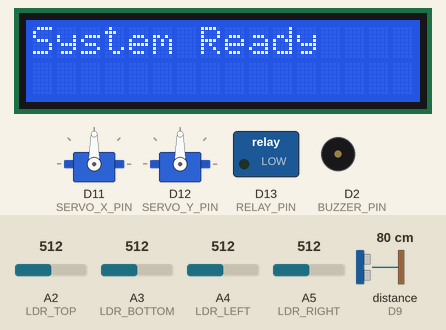
This sketch was run on a simulated Arduino Uno R4 WiFi. Shown: 2 × servo, 16×2 character LCD, switched loads named in the sketch (green lamp = pin HIGH), buzzer (waves = sounding, pin HIGH). The test bench sets the inputs (shaded band); at power-on: distance to the obstacle (sensor on D9) 80 cm, A2 (LDR_TOP) = 512, A4 (LDR_LEFT) = 512, A3 (LDR_BOTTOM) = 512, A5 (LDR_RIGHT) = 512. The echo pulse lasts 58.3 µs per cm; WiFi joins after 1.5 s; servers stay silent unless stated; pins used as bus, display or sensor lines are not drawn; what the sketch prints to the serial monitor is not drawn.

Above: at 16.1 s.
At 19.2 s:
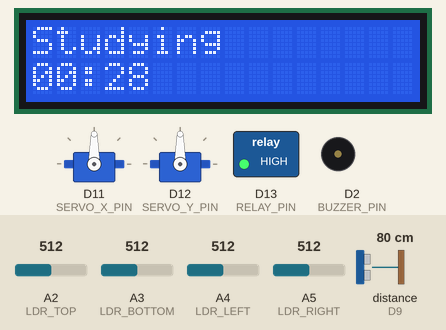
19.3 s: distance to the obstacle (sensor on D9) set to 86 cm
At 21.2 s:
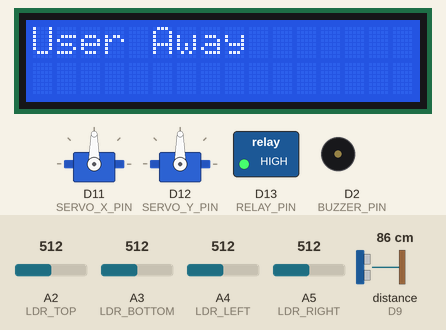
21.5 s: distance to the obstacle (sensor on D9) set to 2 cm
At 22.8 s:
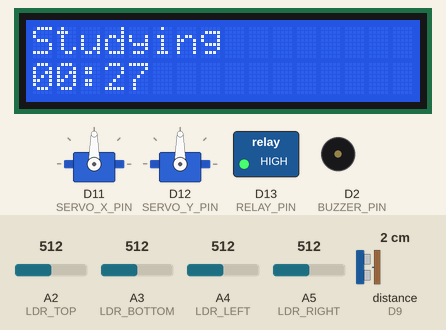
24.5 s: A2 (LDR_TOP) set to 598
26.5 s: A2 (LDR_TOP) set to 623
At 28.01 s:
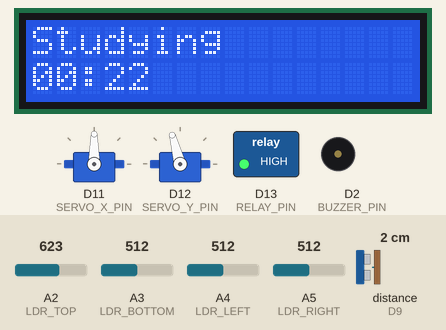
29.2 s: A4 (LDR_LEFT) set to 605
31.2 s: A4 (LDR_LEFT) set to 626
At 31.35 s:
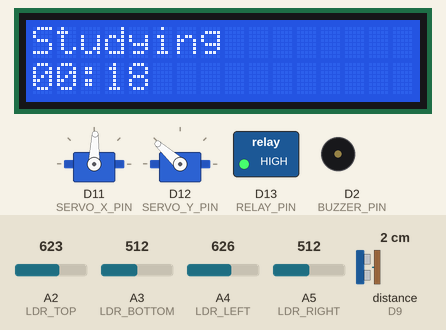
Timing chart, 0 to 37.1 s (numbered marks = the images above; inputs shaded):
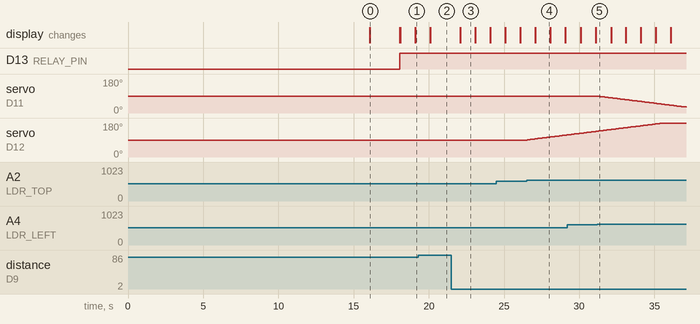

The sketch:

arduinoPro.ino
```cpp
#include <LiquidCrystal.h>
#include <Servo.h>
#include <WiFiS3.h>


LiquidCrystal lcd(3,4,5,6,7,8);

#define BUZZER_PIN 2
#define TRIG_PIN 10
#define ECHO_PIN 9
#define SERVO_X_PIN 11
#define SERVO_Y_PIN 12
#define RELAY_PIN 13

#define LDR_TOP A2
#define LDR_BOTTOM A3
#define LDR_LEFT A4
#define LDR_RIGHT A5

Servo servoX;
Servo servoY;

char ssid[] = "WIFI_SSID"; //와이파이 이름 입력
char pass[] = "WIFI_PASS"; // 와이파이 비밀번호 입력

WiFiServer server(80);

enum State { WAIT_USER, STUDYING, BREAK_TIME };
State currentState = WAIT_USER;

unsigned long studyDuration = 30000UL;   // 30초
unsigned long breakDuration = 10000UL;   // 10초

unsigned long studyStartTime = 0;
unsigned long breakStartTime = 0;
unsigned long pausedTimeTotal = 0;
unsigned long pauseStartTime = 0;

unsigned long lastDistanceCheck = 0;
unsigned long lastTracking = 0;
unsigned long userLeaveTime = 0;

bool userPresent = false;
bool timerPaused = false;

const unsigned long leaveLimit = 10000UL;

int servoXPos = 90;
int servoYPos = 90;

long getDistance()
{
  digitalWrite(TRIG_PIN, LOW);
  delayMicroseconds(2);
  digitalWrite(TRIG_PIN, HIGH);
  delayMicroseconds(10);
  digitalWrite(TRIG_PIN, LOW);

  long duration = pulseIn(ECHO_PIN, HIGH, 30000);
  if(duration == 0) return 999;

  return duration * 0.034 / 2;
}

void playAlarm()
{
  for(int i=0;i<3;i++)
  {
    tone(BUZZER_PIN,1000);
    delay(300);
    noTone(BUZZER_PIN);
    delay(300);
  }
}

void ledOn(){ digitalWrite(RELAY_PIN,HIGH); }
void ledOff(){ digitalWrite(RELAY_PIN,LOW); }

void resetStudy()
{
  ledOff();
  servoX.write(90);
  servoY.write(90);

  servoXPos = 90;
  servoYPos = 90;

  pausedTimeTotal = 0;
  timerPaused = false;
  userPresent = false;

  lcd.clear();
  lcd.print("Waiting User");

  currentState = WAIT_USER;
}

void tracking()
{
  int top = analogRead(LDR_TOP);
  int bottom = analogRead(LDR_BOTTOM);
  int left = analogRead(LDR_LEFT);
  int right = analogRead(LDR_RIGHT);

  int avg = (top+bottom+left+right)/4;

  int dx = (left-avg) - (right-avg);
  int dy = (top-avg) - (bottom-avg);

  if(dx > 100) servoXPos--;
  else if(dx < -100) servoXPos++;

  if(dy > 100) servoYPos++;
  else if(dy < -100) servoYPos--;

  servoXPos = constrain(servoXPos,0,180);
  servoYPos = constrain(servoYPos,0,180);

  servoX.write(servoXPos);
  servoY.write(servoYPos);
}

void setup()
{
  WiFi.begin(ssid, pass);
  Serial.begin(115200);

  while(WiFi.status() != WL_CONNECTED)
{
    Serial.println("Connecting...");
    delay(1000);
}

  server.begin();
  Serial.println(WiFi.localIP());

  Serial.begin(115200);
  delay(3000);

  Serial.println("Start");

  int status = WiFi.begin(ssid, pass);

  Serial.print("Begin = ");
  Serial.println(status);

  delay(10000);

  Serial.print("Status = ");
  Serial.println(WiFi.status());

  Serial.print("SSID = ");
  Serial.println(WiFi.SSID());

  Serial.print("RSSI = ");
  Serial.println(WiFi.RSSI());

  Serial.print("IP = ");
  Serial.println(WiFi.localIP());

  // 웹 서버 시작
  server.begin();
  Serial.println("Web Server Started");

  pinMode(TRIG_PIN,OUTPUT);
  pinMode(ECHO_PIN,INPUT);
  pinMode(RELAY_PIN,OUTPUT);
  pinMode(BUZZER_PIN,OUTPUT);

  servoX.attach(SERVO_X_PIN);
  servoY.attach(SERVO_Y_PIN);

  lcd.begin(16,2);
  lcd.print("System Ready");
  delay(2000);
  lcd.clear();
}

void loop()
{
  WiFiClient client = server.available();

if (client)
{
  WiFiClient client = server.available();
    while(client.connected() && !client.available())
{
    delay(1);
}

        String request = client.readStringUntil('\n');

        Serial.println(request);

        int dataIndex =
            request.indexOf("data=");

        if(dataIndex != -1)
        {
            int start = dataIndex + 5;
            int end =
                request.indexOf(' ', start);

            String receivedData =
                request.substring(start,end);

            studyDuration =
                receivedData.toInt() * 1000UL;
        }

        client.println("HTTP/1.1 200 OK");
        client.println("Content-Type: text/plain");
        client.println();
        client.println("OK");

        client.stop();
    }


  unsigned long now = millis();

  switch(currentState)
  {
    case WAIT_USER:

      if(now - lastDistanceCheck >= 500)
      {
        lastDistanceCheck = now;

        if(getDistance() < 80)
        {
          lcd.clear();
          lcd.print("User Detected");

          ledOn();

          studyStartTime = millis();
          pausedTimeTotal = 0;
          timerPaused = false;
          userPresent = true;

          currentState = STUDYING;
        }
      }
      break;

    case STUDYING:

      if(now - lastDistanceCheck >= 1000)
      {
        lastDistanceCheck = now;

        long distance = getDistance();

        if(distance >= 80)
        {
          if(userPresent)
          {
            userPresent = false;
            userLeaveTime = millis();

            timerPaused = true;
            pauseStartTime = millis();

            lcd.clear();
            lcd.print("User Away");
          }

          if(millis() - userLeaveTime > leaveLimit)
          {
            resetStudy();
            break;
          }
        }
        else
        {
          if(!userPresent)
          {
            userPresent = true;

            if(timerPaused)
            {
              pausedTimeTotal += millis() - pauseStartTime;
              timerPaused = false;
            }

            lcd.clear();
          }
        }
      }

      if(!timerPaused)
      {
        if(now - lastTracking >= 100)
        {
          lastTracking = now;
          tracking();
        }

        unsigned long effectiveElapsed =
          now - studyStartTime - pausedTimeTotal;

        unsigned long remainStudy = 0;

        if(effectiveElapsed < studyDuration)
          remainStudy =
            (studyDuration - effectiveElapsed) / 1000;

        lcd.setCursor(0,0);
        lcd.print("Studying      ");

        lcd.setCursor(0,1);
        int m = remainStudy / 60;
        int s = remainStudy % 60;

        if(m < 10) lcd.print("0");
        lcd.print(m);
        lcd.print(":");
        if(s < 10) lcd.print("0");
        lcd.print(s);
        lcd.print("   ");

        if(effectiveElapsed >= studyDuration)
        {
          playAlarm();
          ledOff();

          breakStartTime = millis();

          lcd.clear();
          lcd.print("Break Time");

          currentState = BREAK_TIME;
        }
      }
      break;

    case BREAK_TIME:

      lcd.setCursor(0,0);
      lcd.print("Take Break    ");

      unsigned long remainBreak = 0;

      if(now - breakStartTime < breakDuration)
        remainBreak =
          (breakDuration - (now - breakStartTime))/1000;

      lcd.setCursor(0,1);

      int bm = remainBreak / 60;
      int bs = remainBreak % 60;

      if(bm < 10) lcd.print("0");
      lcd.print(bm);
      lcd.print(":");
      if(bs < 10) lcd.print("0");
      lcd.print(bs);
      lcd.print("   ");

      if(now - breakStartTime >= breakDuration)
      {
        lcd.clear();
        lcd.print("Break End");
        delay(1000);

        currentState = WAIT_USER;
      }
      break;
  }
}
```

Measured:
- the behaviour switches between 80 and 81 cm on distance to the obstacle (sensor on D9) (found by bisection; images 1 and 2)
- the behaviour switches between 612 and 613 on A2 (LDR_TOP) (found by bisection; images 3 and 4)
- the behaviour switches between 612 and 613 on A4 (LDR_LEFT) (found by bisection; images 4 and 5)
- after the input at 19.3 s, the display: changes after 0.78 s (image 2)
- after the input at 21.5 s, the display: first changes after 0.58 s (image 3 shows a later state)
- after the input at 26.5 s, servo on D12 (SERVO_Y_PIN): moves from 90° to 117° over 2.6 s, starting at once
- after the input at 31.2 s, servo on D11 (SERVO_X_PIN): moves from 90° to 32° over 5.8 s, starting at once
